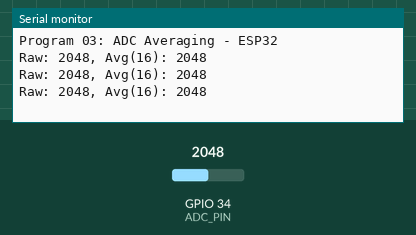
Recording of a program running on a simulated ESP32. On the bench: the last lines printed to the serial monitor. Inputs (shaded band) come from the test bench; at power-on: GPIO 34 (ADC_PIN) = 2048 (analog values on the 0–4095 scale).

Above: at 2.2 s.
2.3 s: GPIO 34 (ADC_PIN) set to 1054
At 2.9 s:
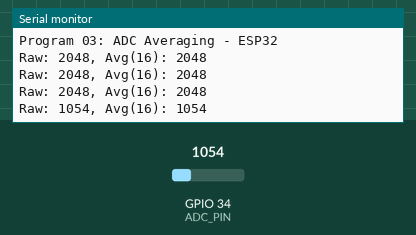
3.8 s: GPIO 34 (ADC_PIN) set to 950
At 4.4 s:
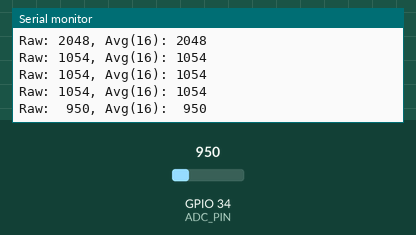
6.0 s: GPIO 34 (ADC_PIN) set to 109
At 6.5 s:
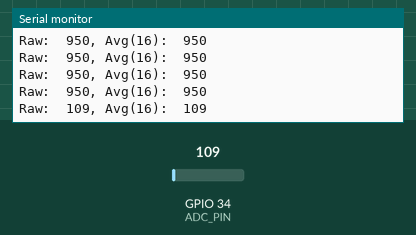
7.5 s: GPIO 34 (ADC_PIN) set to 89
At 8.0 s:
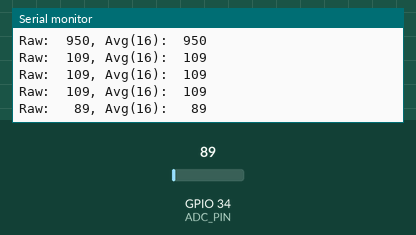

Measured:
- the behaviour switches between 1000 and 999 on GPIO 34 (ADC_PIN) (found by bisection; images 1 and 2)
- the behaviour switches between 100 and 99 on GPIO 34 (ADC_PIN) (found by bisection; images 3 and 4)
- after the input at 2.3 s, the serial monitor: prints a new line after 0.21 s (image 1)
- after the input at 3.8 s, the serial monitor: prints a new line after 0.23 s (image 2)
- after the input at 6.0 s, the serial monitor: prints a new line at once (image 3)
- after the input at 7.5 s, the serial monitor: prints a new line after 0.05 s (image 4)

The program:

main.cpp
```cpp
#include <Arduino.h>

#define ADC_PIN 34
#define SAMPLES 16

int readAverage(int pin, int samples) {
    long sum = 0;
    for (int i = 0; i < samples; i++) {
        sum += analogRead(pin);
        delayMicroseconds(100);
    }
    return sum / samples;
}

void setup() {
    Serial.begin(115200);
    delay(1000);
    Serial.println("Program 03: ADC Averaging - ESP32\n");
    analogReadResolution(12);
}

void loop() {
    int raw = analogRead(ADC_PIN);
    int avg = readAverage(ADC_PIN, SAMPLES);

    Serial.printf("Raw: %4d, Avg(%d): %4d\n", raw, SAMPLES, avg);
    delay(500);
}
```
